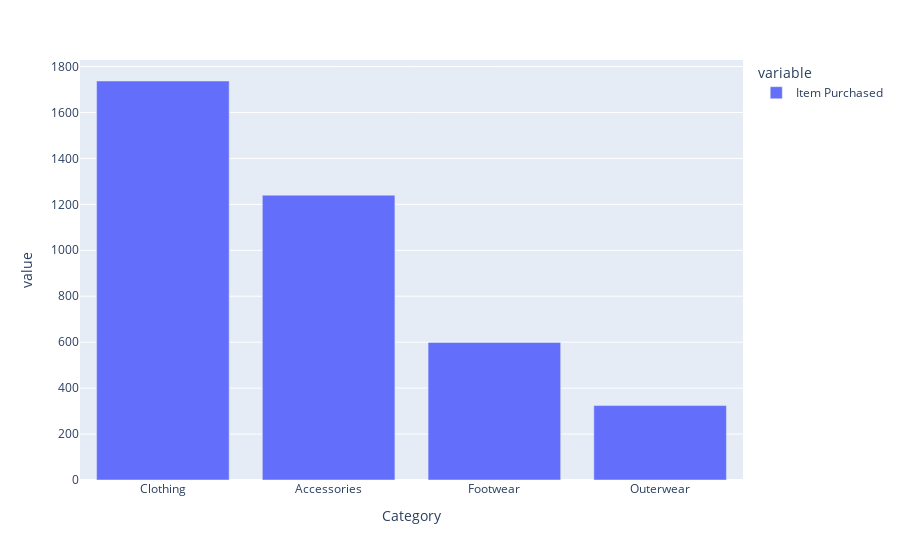

Notebook code for this chart:
### Code cell
px.bar(data_frame=df_produto_categoria)

### Figure 1 — Plotly figure (JSON) as saved in the notebook; plotly's stock layout.template omitted (floating-point values rounded to 4 significant figures)
{"data": [{"alignmentgroup": "True", "hovertemplate": "variable=Item Purchased<br>Category=%{x}<br>value=%{y}<extra></extra>", "legendgroup": "Item Purchased", "marker": {"color": "#636efa", "pattern": {"shape": ""}}, "name": "Item Purchased", "offsetgroup": "Item Purchased", "orientation": "v", "showlegend": true, "textposition": "auto", "type": "bar", "x": ["Clothing", "Accessories", "Footwear", "Outerwear"], "xaxis": "x", "y": [1737, 1240, 599, 324], "yaxis": "y"}], "layout": {"barmode": "relative", "legend": {"title": {"text": "variable"}, "tracegroupgap": 0}, "margin": {"t": 60}, "xaxis": {"anchor": "y", "domain": [0, 1], "title": {"text": "Category"}}, "yaxis": {"anchor": "x", "domain": [0, 1], "title": {"text": "value"}}}}
